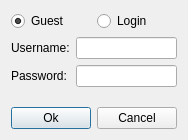
<?xml version="1.0" encoding="UTF-8"?>
<ui version="4.0">
 <class>LoginFrame</class>
 <widget class="QDialog" name="LoginFrame">
  <property name="geometry">
   <rect>
    <x>0</x>
    <y>0</y>
    <width>186</width>
    <height>140</height>
   </rect>
  </property>
  <property name="windowTitle">
   <string>LoginFrame</string>
  </property>
  <layout class="QVBoxLayout" name="verticalLayout">
   <item>
    <layout class="QHBoxLayout" name="horizontalLayout">
     <item>
      <widget class="ColleagueRadioButton" name="radioButton_Guest">
       <property name="text">
        <string>Guest</string>
       </property>
       <property name="checked">
        <bool>true</bool>
       </property>
      </widget>
     </item>
     <item>
      <widget class="ColleagueRadioButton" name="radioButton_Login">
       <property name="text">
        <string>Login</string>
       </property>
      </widget>
     </item>
    </layout>
   </item>
   <item>
    <layout class="QFormLayout" name="formLayout">
     <item row="0" column="0">
      <widget class="QLabel" name="label_Username">
       <property name="text">
        <string>Username:</string>
       </property>
      </widget>
     </item>
     <item row="0" column="1">
      <widget class="ColleagueTextField" name="lineEdit_Username"/>
     </item>
     <item row="1" column="0">
      <widget class="QLabel" name="label_Password">
       <property name="text">
        <string>Password:</string>
       </property>
      </widget>
     </item>
     <item row="1" column="1">
      <widget class="ColleagueTextField" name="lineEdit_Password"/>
     </item>
    </layout>
   </item>
   <item>
    <layout class="QHBoxLayout" name="horizontalLayout_2">
     <item>
      <widget class="ColleagueButton" name="pushButton_Ok">
       <property name="text">
        <string>Ok</string>
       </property>
      </widget>
     </item>
     <item>
      <widget class="ColleagueButton" name="pushButton_Cancel">
       <property name="text">
        <string>Cancel</string>
       </property>
      </widget>
     </item>
    </layout>
   </item>
  </layout>
 </widget>
 <customwidgets>
  <customwidget>
   <class>ColleagueRadioButton</class>
   <extends>QRadioButton</extends>
   <header>colleague_radiobutton.hpp</header>
  </customwidget>
  <customwidget>
   <class>ColleagueTextField</class>
   <extends>QLineEdit</extends>
   <header>colleague_textfield.hpp</header>
  </customwidget>
  <customwidget>
   <class>ColleagueButton</class>
   <extends>QPushButton</extends>
   <header>colleague_button.hpp</header>
  </customwidget>
 </customwidgets>
 <resources/>
 <connections/>
</ui>
